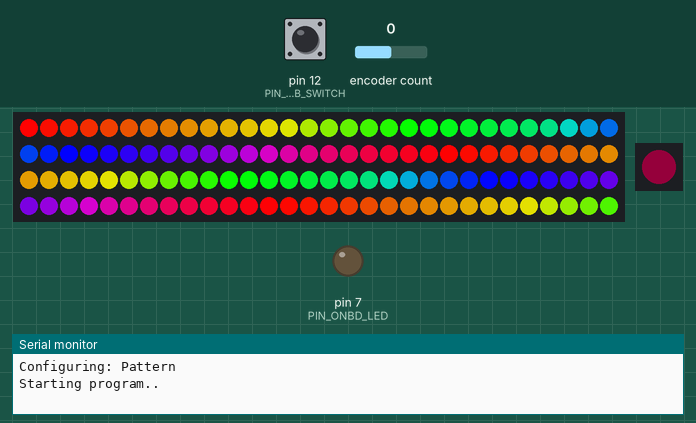
Bench run of a sketch on a simulated Arduino Uno, built with avr-gcc and run on an emulated ATmega328P. On the bench: 120 RGB LEDs in strip order, left to right, continuing on the next row, 1 RGB LEDs in strip order, left to right, output pins drawn as LEDs (lit = HIGH), the last lines printed to the serial monitor. Inputs (shaded band) come from the test bench; at power-on: pin 12 (PIN_KNOB_SWITCH) HIGH, encoder count 0. Dim RGB values are drawn brighter than linear.

Above: at 1.2 s.
1.3 s: pin 12 (PIN_KNOB_SWITCH) pulled LOW for 0.15 s
At 2.6 s:
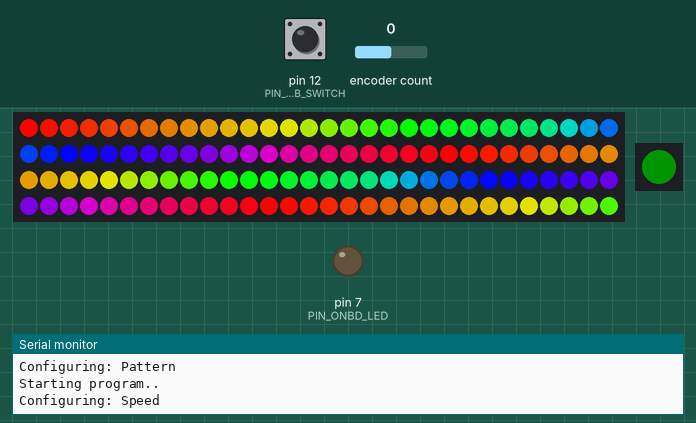
3.5 s: pin 12 (PIN_KNOB_SWITCH) pulled LOW for 3.2 s
At 6.1 s:
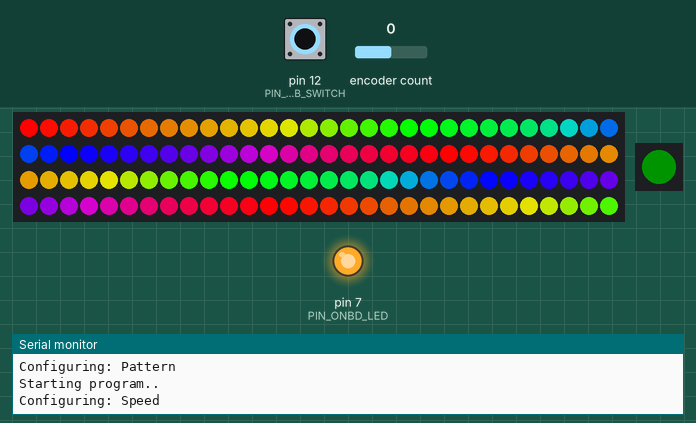
8.2 s: pin 12 (PIN_KNOB_SWITCH) pulled LOW for 1 s
At 10.3 s:
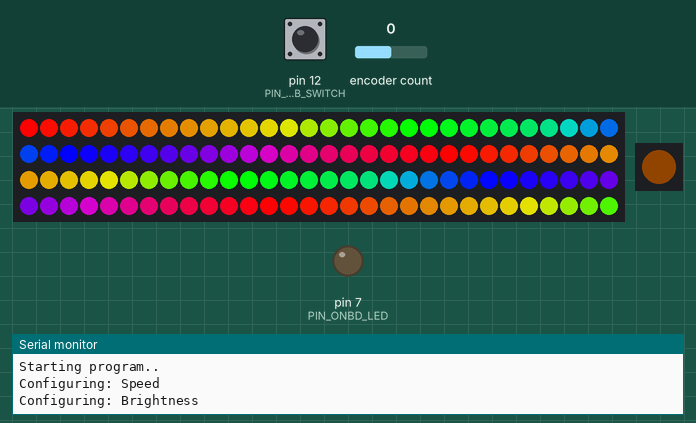
11.3 s: encoder count set to 1
12.8 s: encoder count set to 0
14.3 s: pin 12 (PIN_KNOB_SWITCH) driven LOW
At 16.6 s:
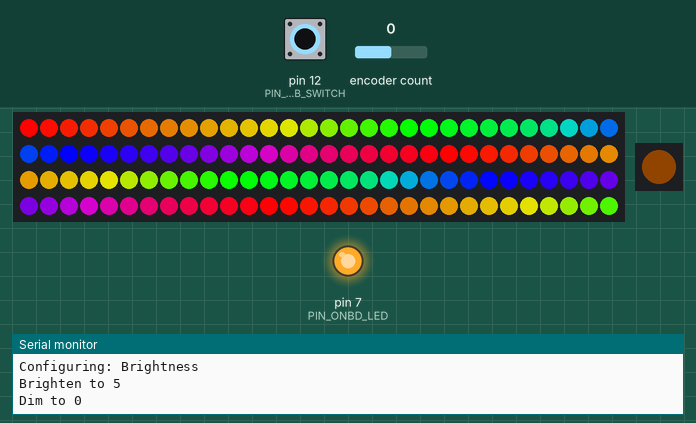
Timing chart, 0 to 18.0 s (numbered marks = the images above; inputs shaded):
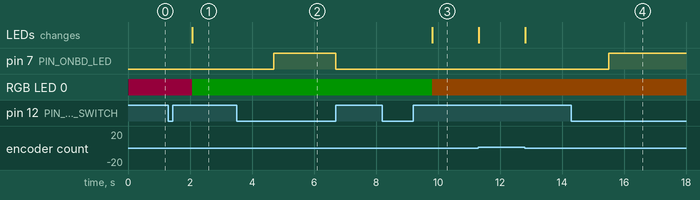

Measured:
- after the input at 1.3 s, RGB LED 0: RGB(20, 0, 8) → RGB(0, 20, 0) after 0.77 s
- after the input at 3.5 s, pin 7 (PIN_ONBD_LED): LOW → HIGH after 1.2 s, → LOW 2.0 s later
- after the input at 8.2 s, RGB LED 0: RGB(0, 20, 0) → RGB(17, 8, 0) after 1.6 s
- after the input at 14.3 s, pin 7 (PIN_ONBD_LED): LOW → HIGH after 1.2 s

The sketch:

totem.ino
```cpp
#include <Adafruit_NeoPixel.h>
#include <FastLED.h>
#include "TimerOne.h"
#include "ClickEncoder.h"

// Used PINs.
#define PIN_NEO_STRIP 6
#define PIN_ONBD_LED 7
#define PIN_NEO_ONBD 8
#define PIN_KNOB_A 9
#define PIN_KNOB_B 10
#define PIN_KNOB_SWITCH 12

// Global Constants.
#define NUM_STRIP_LED 120
#define NUM_STATE_LED 1

// Devices.
CRGB strip[NUM_STRIP_LED];
CRGB state[NUM_STATE_LED];
ClickEncoder *knob;


// Globals
int16_t previousEncoderValue, currentEncoderValue;
uint8_t settingMode, settingValue = 0;
uint8_t brightness, maximumBrightness = 255;
uint8_t minimumBrightness = 0;
uint16_t speed, maximumSpeed = 24;
uint16_t minimumSpeed = 2;
uint16_t colorCounter = 0;
bool direction = true;

void setup() {
    // Start broadcasting on the serial port for debugging.
    Serial.begin(9600);
    // Activate our onboard LED.
    pinMode(PIN_ONBD_LED, OUTPUT);
    // Activate the NeoPixels.
    FastLED.addLeds<NEOPIXEL, PIN_NEO_STRIP>(strip, NUM_STRIP_LED);
    FastLED.addLeds<NEOPIXEL, PIN_NEO_ONBD>(state, NUM_STATE_LED);
    // Activate the encoder knob.
    knob = new ClickEncoder(PIN_KNOB_A, PIN_KNOB_B, PIN_KNOB_SWITCH, 4, false);
    Timer1.initialize(1000);
    Timer1.attachInterrupt(timerISR);
    previousEncoderValue = 0;
    // General things.
    printSetting();
    changeAnimation();
    Serial.println("Starting program..");
}

void loop() {
    readKnob();
}
```

control.ino
```cpp
/*
   control.ino

   Input oriented functions for a 'strip'.
 */
static char const* settingModes[] = {"Pattern", "Speed", "Brightness"};
static uint32_t settingColors[] = {0xff005f, 0x00ff00, 0xd75f00};

// Update the mode.
void updateMode() {
    // Set this to number of cases in applyKnob().
    if (settingMode < 2) {
        settingMode++;
    } else {
        settingMode = 0;
    }
    currentEncoderValue = previousEncoderValue = 0;
    printSetting();

}

// Update the animation setting value.
void updateValue() {
    if (currentEncoderValue > previousEncoderValue) {
        if (settingValue >= 254) {
            settingValue = 10;
        } else {
            settingValue++;
        }
    } else if (currentEncoderValue < previousEncoderValue) {
        if (settingValue > 11) {
            settingValue = 0;
        } else {
            settingValue--;
        }
    }
}

// Knob interrupt events.
void readKnob() {
    currentEncoderValue     += knob->getValue();
    ClickEncoder::Button b   = knob->getButton();
    if (b != ClickEncoder::Open) {
        switch (b) {
            case ClickEncoder::Clicked:
                updateMode();
                break;
            case ClickEncoder::Released:
                onboardLED(false);
                break;
            case ClickEncoder::Held:
                onboardLED(true);
                break;
            default:
                ;
        }
    }
    if (b == ClickEncoder::Open) {
        updateValue();
        if (currentEncoderValue != previousEncoderValue) {
            applyKnob();
        }
    }
    FastLED.show();
}

// Applies the knob's currentEncoderValue to the strip.
void applyKnob() {
    /* Legend:
       0 - Change Pattern
       1 - Set Speed
       2 - Set Brightness
     */
    switch (settingMode) {
        case 0:
            changeAnimation();
            break;
        case 1:
            setSpeed();
            break;
        case 2:
            //Changes the "brightness" value of the whole strip. Not exactly what you'd think...
            setBrightness();
            break;
        default:
            ;
    }
    previousEncoderValue = currentEncoderValue;
}

// Changes the animation of the strip.
void changeAnimation() {
    /* Legend:
       0 - shift
       1 - shift
       2 - shift
       3 - shift
       4 - shift
       5 - cycleSolid
     */
    switch (settingValue) {
        case 0:
            wipeRainbow();
            /*meteorChaser(15, 90, 160, true);*/
            /*shift();*/
            FastLED.show();
            break;
        case 1:
            //      if (settingMode == 0) {
            //        fill_solid(&(infinity[0]), 60, CRGB::Black);
            //      }
            //      fourPoints(7, 21, 35, 49);
            break;
        case 2:
            //      colorCounter = random8();
            //      fillSolid(colorCounter);
            //      colorCounter = random8();
            //      meteorChaser(20, 14, 160, true);
            break;
        case 3:
            //      fillSolid(colorCounter);
            //      meteorChaser(30, 26, 160, true);
            break;
        case 4:
            //      wipeInfinity(25);
            break;
        case 5:
            //      fillSolid(colorCounter);
            break;
        default:
            break;
    }
    previousEncoderValue = currentEncoderValue;
}

// Sets the speed of the pattern from knob values.
void setSpeed() {
    // Set a minimum and maximum.
    if (currentEncoderValue > previousEncoderValue) {
        if (speed > minimumSpeed) {
            Serial.print("Slow down to ");
            speed -= 2;
            Serial.println(speed);
        } else {
            Serial.print("At minimum speed: ");
            Serial.println(minimumSpeed);
        }
    } else if (currentEncoderValue < previousEncoderValue) {
        if (speed < maximumSpeed) {
            Serial.print("Speed up to ");
            speed += 2;
            Serial.println(speed);
        } else {
            Serial.print("At maximum speed: ");
            Serial.println(maximumSpeed);
        }
    }
}

// Brightens or dims the strip from knob values.
void setBrightness() {
    if (currentEncoderValue > previousEncoderValue) {
        if (brightness > 250) {
            Serial.print("At maximum brightness: ");
            Serial.println(maximumBrightness);
        } else {
            Serial.print("Brighten to ");
            brightness += 5;
            Serial.println(brightness);
            for (uint16_t i = 0; i < NUM_STRIP_LED; i++) {
                strip[i].addToRGB(5);
                /*strip[i] += 5;*/
            }
        }
    } else if (currentEncoderValue < previousEncoderValue) {
        if (brightness <= 0) {
            Serial.print("At minimum brightness: ");
            Serial.println(minimumBrightness);
        } else {
            Serial.print("Dim to ");
            brightness -= 5;
            Serial.println(brightness);
            for (uint16_t i = 0; i < NUM_STRIP_LED; i++) {
                strip[i].subtractFromRGB(5);
                /*strip[i] -= 5;*/
            }
        }
    }
    FastLED.show();
}

// Interrupt for encoder knob.
void timerISR() {
    knob->service();
}

// Print the setting using the global list.
void printSetting() {
    Serial.print("Configuring: ");
    Serial.println(settingModes[settingMode]);
    fill_solid(&(state[0]), NUM_STATE_LED, CRGB(settingColors[settingMode]));
    for (uint16_t i = 0; i < NUM_STATE_LED; i++) {
        state[i] %= 20;
    }
    FastLED.show();
}
```

display.ino
```cpp
/*
   display.ino

   Visual oriented functions for a 'strip'.
 */

void wipeRainbow() {
    fill_rainbow(&(strip[0]), NUM_STRIP_LED, 0);
    FastLED.show();
}

void meteorChaser(uint16_t meteorBodyPixel, uint8_t tailLength, uint16_t fadeValue, bool rainbowTail) {
  int fadeSpectrum = fadeValue;
  int fadeIncrement = (256 - fadeValue) / tailLength;

  if (rainbowTail == true) {
    fill_rainbow(&(strip[meteorBodyPixel]), tailLength, colorCounter);
  } else {
    if (direction == false) {
      for (uint16_t i = meteorBodyPixel; i > (meteorBodyPixel - tailLength); i--) {
        strip[i].setHue(colorCounter);
        strip[i].fadeLightBy(fadeSpectrum);
        fadeSpectrum += fadeIncrement;
      }
    } else {
      for (uint16_t i = (meteorBodyPixel - tailLength); i < meteorBodyPixel; i++) {
        strip[i].setHue(colorCounter);
        strip[i].fadeLightBy(fadeSpectrum);
        fadeSpectrum += fadeIncrement;
      }
    }
  }
  FastLED.show();
}

//Check out the memmove function to maybe do it more quickly
void shift() {
	CRGB wrapAroundPixel;
	if (direction == true) {
		wrapAroundPixel = strip[NUM_STRIP_LED - 1];
		for (uint16_t i = NUM_STRIP_LED - 1; i > 0; i--) {
			strip[i] = strip[i - 1];
		}
		strip[0] = wrapAroundPixel;
	} else {
		wrapAroundPixel = strip[0];
		for (uint16_t i = 0; i < NUM_STRIP_LED; i++) {
			strip[i] = strip[i + 1];
		}
		strip[NUM_STRIP_LED - 1] = wrapAroundPixel;
	}
}

// Toggle the onboardLED.
void onboardLED(bool lit) {
    if (lit == true) {
        digitalWrite(PIN_ONBD_LED, HIGH);
    } else {
        digitalWrite(PIN_ONBD_LED, LOW);
    }
}
```
